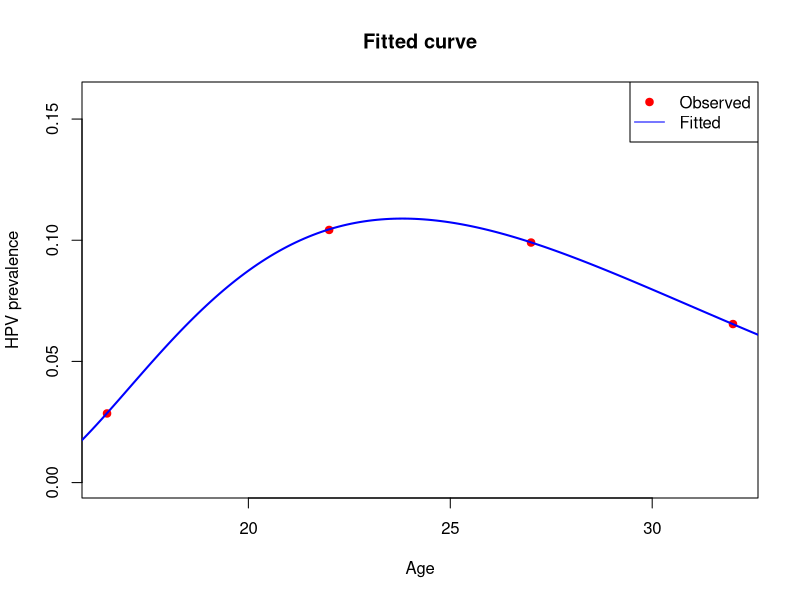

Write R code to recreate this figure.

x <- c(16.5, 22, 27, 32)               
n_total <- c(736, 470, 424, 428)      
y_infected <- c(20.61, 49.35, 41.98, 28.25)  
y_infected <- round(c(20.61, 49.35, 41.98, 28.25))

x0 <- 14                              
n_power <- 2                         
f_model <- function(x, A, B, C) {
  d <- x - x0
  B + (A * d^n_power - B) * exp(-C * d)
}

neg_log_likelihood <- function(par) {
  A <- par[1]
  B <- par[2]
  C <- par[3]
  
  p <- f_model(x, A, B, C)
  p <- pmax(pmin(p, 1 - 1e-6), 1e-6)  
  
  -sum(y_infected * log(p) + (n_total - y_infected) * log(1 - p))
}

result <- optim(
  par = c(0.01, 0.1, 0.1),       
  fn = neg_log_likelihood,      
  method = "BFGS"
)

cat("A =", result$par[1], "\n")
cat("B =", result$par[2], "\n")
cat("C =", result$par[3], "\n")
curve_x <- seq(14, 35, length.out = 200)
fitted_p <- f_model(curve_x, result$par[1], result$par[2], result$par[3])

plot(x, y_infected / n_total, col = "red", pch = 19,
     ylim = c(0, max(y_infected / n_total, fitted_p) + 0.05),
     xlab = "Age", ylab = "HPV prevalence",
     main = "Fitted curve")
lines(curve_x, fitted_p, col = "blue", lwd = 2)
legend("topright", legend = c("Observed", "Fitted"),
       col = c("red", "blue"), pch = c(19, NA), lty = c(NA, 1))







